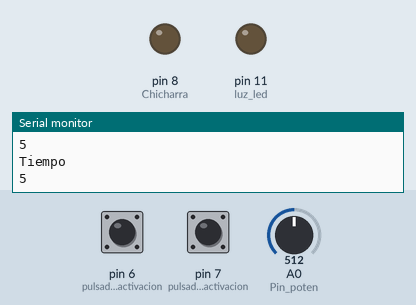
Bench run of a sketch on a simulated Arduino Uno, built with avr-gcc and run on an emulated ATmega328P. Shown: output pins drawn as LEDs (lit = HIGH), the last lines printed to the serial monitor. Dashed ring = blinking. The inputs (shaded band) are chosen by the test bench; at power-on: pin 6 (pulsador_de_activacion) LOW, pin 7 (pulsador_de_desactivacion) LOW, A0 (Pin_poten) = 512.

Above: at 1.2 s.
1.3 s: pin 6 (pulsador_de_activacion) pulled HIGH for 0.35 s
At 7.3 s:
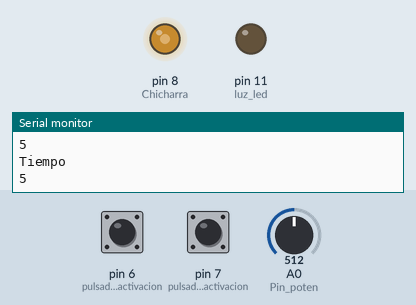
At 9.07 s:
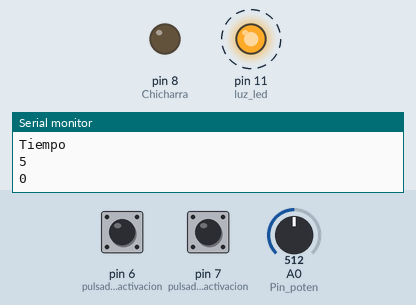
Timing chart, 0 to 16.6 s (numbered marks = the images above; inputs shaded):
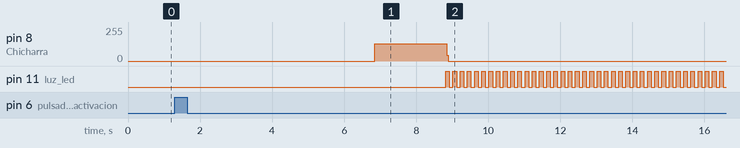

Measured:
- after the input at 1.3 s, pin 8 (Chicharra): 0/255 → 129/255 after 5.5 s, → 0/255 2.0 s later; pin 11 (luz_led): alternates HIGH for 0.10 s and LOW for 0.10 s, starting after 7.5 s

The sketch:

cocina.ino
```cpp
#define Pin_poten A0

int sensor_poten = 0;
int pulsador_1 = 0;
int pulsador_2 = 0;
int pulsador = 0;

void setup() {
  // put your setup code here, to run once:

 Serial.begin(9600);

 pinMode(11,OUTPUT); //luz led
 pinMode(6,INPUT);  //pulsador de activacion
 pinMode(7,INPUT);  //pulsador de desactivacion
 pinMode(8,OUTPUT); //Chicharra
}

void loop() {
  // put your main code here, to run repeatedly:

  sensor_poten = analogRead(Pin_poten);
  sensor_poten = sensor_poten/98;

  pulsador_1 = digitalRead(6);
  Serial.println("Tiempo");
  Serial.println(sensor_poten);
  delay(300);

  if ( pulsador_1 == 1)
  {
    pulsador = 1;
    delay(sensor_poten*1000);
    for ( int i = 0; i <= 1000; i++)
    {
      digitalWrite(8,HIGH);
      delay(1);
      digitalWrite(8,LOW);
      delay(1);
    }
    while( pulsador == 1)
    {
      digitalWrite(11,HIGH);
      delay(100);
      digitalWrite(11,LOW);
      delay(100);

      pulsador_2 = digitalRead(7);
      Serial.println(pulsador_2);

      if( pulsador_2 == 1 )
      {
        pulsador = 0;
      }
    }

  }
}
```
